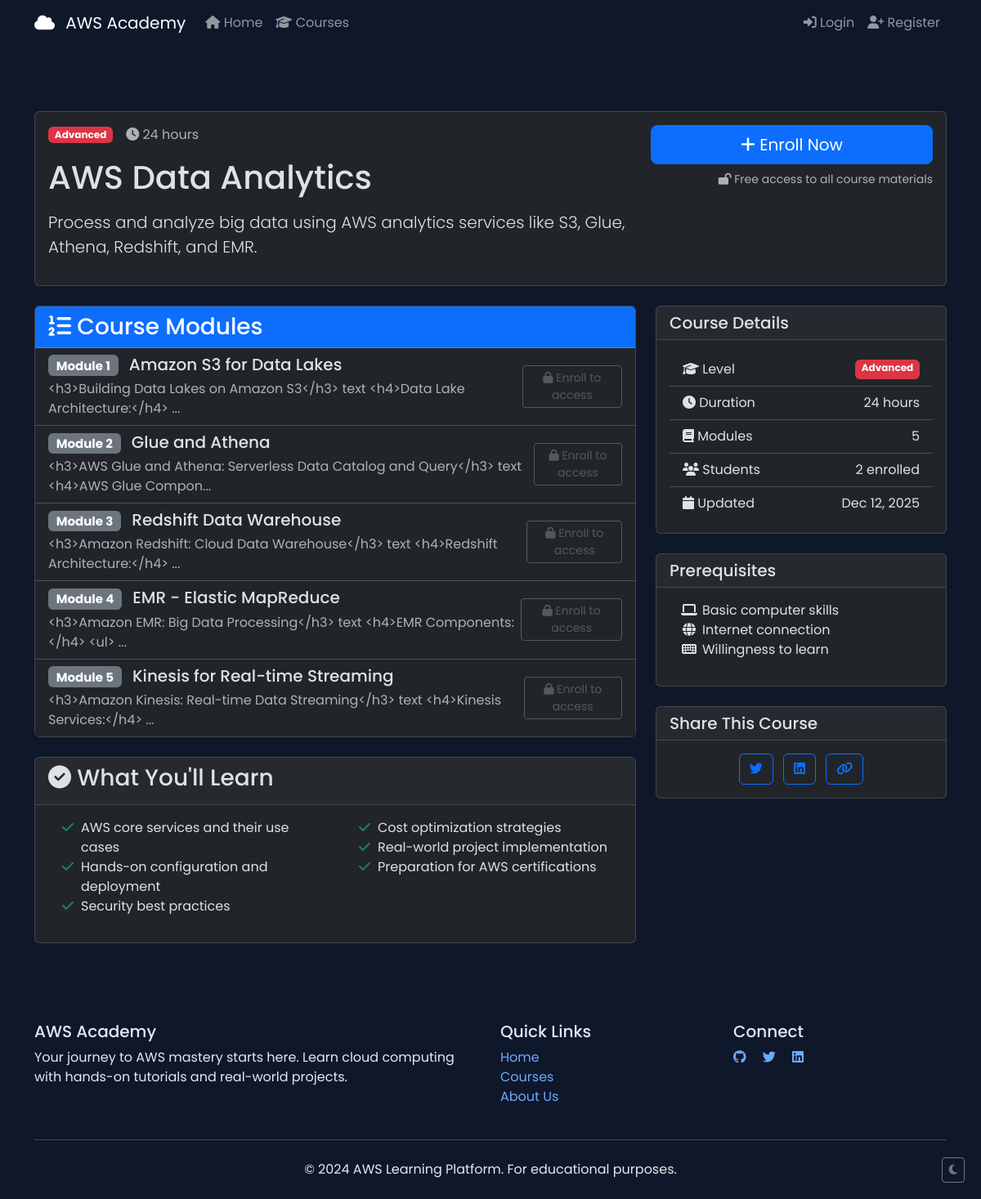
Page /course/aws-analytics on the committed database.
### app/models.py (models this page shows, shortened)
class Course(db.Model):
    id = db.Column(db.Integer, primary_key=True)
    title = db.Column(db.String(200), nullable=False)
    slug = db.Column(db.String(200), unique=True, nullable=False, index=True)
    description = db.Column(db.Text, nullable=False)
    thumbnail = db.Column(db.String(255), default='course_default.png')
    difficulty = db.Column(db.String(20), default='beginner')
    duration_hours = db.Column(db.Integer, default=0)
    is_published = db.Column(db.Boolean, default=False)
    created_at = db.Column(db.DateTime, default=datetime.utcnow)
    updated_at = db.Column(db.DateTime, default=datetime.utcnow, onupdate=datetime.utcnow)
    modules = db.relationship('Module', backref='course', lazy=True, cascade='all, delete-orphan')
    enrollments = db.relationship('Enrollment', backref='course', lazy=True, cascade='all, delete-orphan')

class Module(db.Model):
    id = db.Column(db.Integer, primary_key=True)
    title = db.Column(db.String(200), nullable=False)
    content = db.Column(db.Text, nullable=False)  # Your existing HTML content
    mini_tutorial = db.Column(db.Text, nullable=True)  # NEW: Mini tutorial summary
    order = db.Column(db.Integer, nullable=False)
    course_id = db.Column(db.Integer, db.ForeignKey('course.id'), nullable=False)
    created_at = db.Column(db.DateTime, default=datetime.utcnow)

### app/routes.py (the view)
@bp.route('/course/<string:slug>')
def course_detail(slug):
    course = Course.query.filter_by(slug=slug, is_published=True).first_or_404()
    modules = Module.query.filter_by(course_id=course.id).order_by(Module.order).all()
    is_enrolled = False
    if current_user.is_authenticated:
        enrollment = Enrollment.query.filter_by(
            user_id=current_user.id,
            course_id=course.id
        ).first()
        is_enrolled = enrollment is not None
    return render_template(
        'courses/detail.html',
        title=course.title,
        course=course,
        modules=modules,
        is_enrolled=is_enrolled
    )

### app/routes.py (called while the page is built)
@bp.app_context_processor
def inject_courses_data():
    def get_all_courses():
        return Course.query.filter_by(is_published=True).all()
    return dict(get_all_courses=get_all_courses)

### app/templates/courses/detail.html (shortened to what this page needs)
{% extends "base.html" %}
{% block content %}
<div class="course-detail">
    <div class="course-header card mb-4">
        <div class="card-body">
            <div class="row">
                <div class="col-md-8">
                    <div class="d-flex align-items-center mb-3">
                        <span class="badge bg-{{ 'success' if course.difficulty == 'beginner' else 'warning' if course.difficulty == 'intermediate' else 'danger' }} me-3">
                            {{ course.difficulty|title }}
                        </span>
                        <span class="text-muted">
                            <i class="fas fa-clock"></i> {{ course.duration_hours }} hours
                        </span>
                    </div>
                    <h1 class="mb-3">{{ course.title }}</h1>
                    <p class="lead">{{ course.description }}</p>
                </div>
                <div class="col-md-4 text-end">
                    {% if is_enrolled %}
                    <div class="alert alert-success">
                        <i class="fas fa-check-circle"></i> You are enrolled in this course
                    </div>
                    <a href="#modules" class="btn btn-primary btn-lg">
                        <i class="fas fa-play"></i> Continue Learning
                    </a>
                    {% else %}
                    <div class="enroll-box">
                        <form method="POST" action="{{ url_for('main.enroll_course', slug=course.slug) }}">
                            <button type="submit" class="btn btn-primary btn-lg w-100">
                                <i class="fas fa-plus"></i> Enroll Now
                            </button>
                        </form>
                        <p class="text-muted mt-2 small">
                            <i class="fas fa-lock-open"></i> Free access to all course materials
                        </p>
                    </div>
                    {% endif %}
                </div>
            </div>
        </div>
    </div>
    <div class="row">
        <div class="col-lg-8">
            <div id="modules" class="card mb-4">
                <div class="card-header bg-primary text-white">
                    <h3 class="mb-0"><i class="fas fa-list-ol"></i> Course Modules</h3>
                </div>
                <div class="card-body p-0">
                    {% if modules %}
                    <div class="list-group list-group-flush">
                        {% for module in modules %}
                        <div class="list-group-item module-item">
                            <div class="d-flex justify-content-between align-items-center">
                                <div>
                                    <h5 class="mb-1">
                                        <span class="badge bg-secondary me-2">Module {{ loop.index }}</span>
                                        {{ module.title }}
                                    </h5>
                                    <p class="mb-0 text-muted">{{ module.content[:100] }}...</p>
                                </div>
                                <div>
                                    {% if is_enrolled %}
                                    <a href="{{ url_for('main.module_detail', course_slug=course.slug, module_id=module.id) }}"
                                       class="btn btn-sm btn-primary">
                                        <i class="fas fa-play"></i> Start
                                    </a>
                                    {% else %}
                                    <button class="btn btn-sm btn-outline-secondary" disabled>
                                        <i class="fas fa-lock"></i> Enroll to access
                                    </button>
                                    {% endif %}
                                </div>
                            </div>
                        </div>
                        {% endfor %}
                    </div>
                    {% else %}
                    <div class="text-center py-5">
                        <i class="fas fa-book fa-3x text-muted mb-3"></i>
                        <p class="text-muted">No modules available yet.</p>
                    </div>
                    {% endif %}
                </div>
            </div>
            <div class="card mb-4">
                <div class="card-header">
                    <h3><i class="fas fa-check-circle"></i> What You'll Learn</h3>
                </div>
                <div class="card-body">
                    <div class="row">
                        <div class="col-md-6">
                            <ul class="fa-ul">
                                <li><span class="fa-li"><i class="fas fa-check text-success"></i></span> AWS core services and their use cases</li>
                                <li><span class="fa-li"><i class="fas fa-check text-success"></i></span> Hands-on configuration and deployment</li>
                                <li><span class="fa-li"><i class="fas fa-check text-success"></i></span> Security best practices</li>
                            </ul>
                        </div>
                        <div class="col-md-6">
                            <ul class="fa-ul">
                                <li><span class="fa-li"><i class="fas fa-check text-success"></i></span> Cost optimization strategies</li>
                                <li><span class="fa-li"><i class="fas fa-check text-success"></i></span> Real-world project implementation</li>
                                <li><span class="fa-li"><i class="fas fa-check text-success"></i></span> Preparation for AWS certifications</li>
                            </ul>
                        </div>
                    </div>
                </div>
            </div>
        </div>
        <div class="col-lg-4">
            <div class="card mb-4">
                <div class="card-header">
                    <h5 class="mb-0">Course Details</h5>
                </div>
                <div class="card-body">
                    <ul class="list-group list-group-flush">
                        <li class="list-group-item d-flex justify-content-between">
                            <span><i class="fas fa-graduation-cap"></i> Level</span>
                            <span class="badge bg-{{ 'success' if course.difficulty == 'beginner' else 'warning' if course.difficulty == 'intermediate' else 'danger' }}">
                                {{ course.difficulty|title }}
                            </span>
                        </li>
                        <li class="list-group-item d-flex justify-content-between">
                            <span><i class="fas fa-clock"></i> Duration</span>
                            <span>{{ course.duration_hours }} hours</span>
                        </li>
                        <li class="list-group-item d-flex justify-content-between">
                            <span><i class="fas fa-book"></i> Modules</span>
                            <span>{{ modules|length }}</span>
                        </li>
                        <li class="list-group-item d-flex justify-content-between">
                            <span><i class="fas fa-users"></i> Students</span>
                            <span>{{ course.enrollments|length }} enrolled</span>
                        </li>
                        <li class="list-group-item d-flex justify-content-between">
                            <span><i class="fas fa-calendar"></i> Updated</span>
                            <span>{{ course.updated_at.strftime('%b %d, %Y') }}</span>
                        </li>
                    </ul>
                </div>
            </div>
            <div class="card mb-4">
                <div class="card-header">
                    <h5 class="mb-0">Prerequisites</h5>
                </div>
                <div class="card-body">
                    <ul class="fa-ul">
                        <li><span class="fa-li"><i class="fas fa-laptop"></i></span> Basic computer skills</li>
                        <li><span class="fa-li"><i class="fas fa-globe"></i></span> Internet connection</li>
                        <li><span class="fa-li"><i class="fas fa-keyboard"></i></span> Willingness to learn</li>
                    </ul>
                </div>
            </div>
            <div class="card">
                <div class="card-header">
                    <h5 class="mb-0">Share This Course</h5>
                </div>
                <div class="card-body text-center">
                    <div class="social-share">
                        <a href="#" class="btn btn-outline-primary me-2"><i class="fab fa-twitter"></i></a>
                        <a href="#" class="btn btn-outline-primary me-2"><i class="fab fa-linkedin"></i></a>
                        <a href="#" class="btn btn-outline-primary"><i class="fas fa-link"></i></a>
                    </div>
                </div>
            </div>
        </div>
    </div>
</div>
{% endblock %}

### app/static/css/style.css (style rules this page uses)
:root { --primary-gradient: linear-gradient(135deg, #667eea 0%, #764ba2 100%); --cloud-blue: #6c8eff; --light-blue: #a0c4ff; --dark-bg: #0f172a; --card-bg: rgba(30, 41, 59, 0.8); }
body { font-family: 'Poppins', sans-serif; background: var(--dark-bg); color: #e2e8f0; min-height: 100vh; position: relative; overflow-x: hidden; }

### rows in the picture
Course: difficulty "Advanced", duration_hours "24", title "AWS Data Analytics", description "Process and analyze big data using AWS analytics services like S3, Glue, Athena, Redshift, and EMR.", updated_at "Dec 12, 2025"
Module: title "Amazon S3 for Data Lakes", content "<h3>Building Data Lakes on Amazon S3</h3> text <h4>Data Lake Architecture:</h4>"
Module: title "Glue and Athena", content "<h3>AWS Glue and Athena: Serverless Data Catalog and Query</h3> text <h4>AWS Glue Compon"
Module: title "Redshift Data Warehouse", content "<h3>Amazon Redshift: Cloud Data Warehouse</h3> text <h4>Redshift Architecture:</h4>"
Module: title "EMR - Elastic MapReduce", content "<h3>Amazon EMR: Big Data Processing</h3> text <h4>EMR Components:</h4> <ul>"
Module: title "Kinesis for Real-time Streaming", content "<h3>Amazon Kinesis: Real-time Data Streaming</h3> text <h4>Kinesis Services:</h4>"

### other values in the picture
{{ modules|length }} "5"
{{ course.enrollments|length }} "2"
